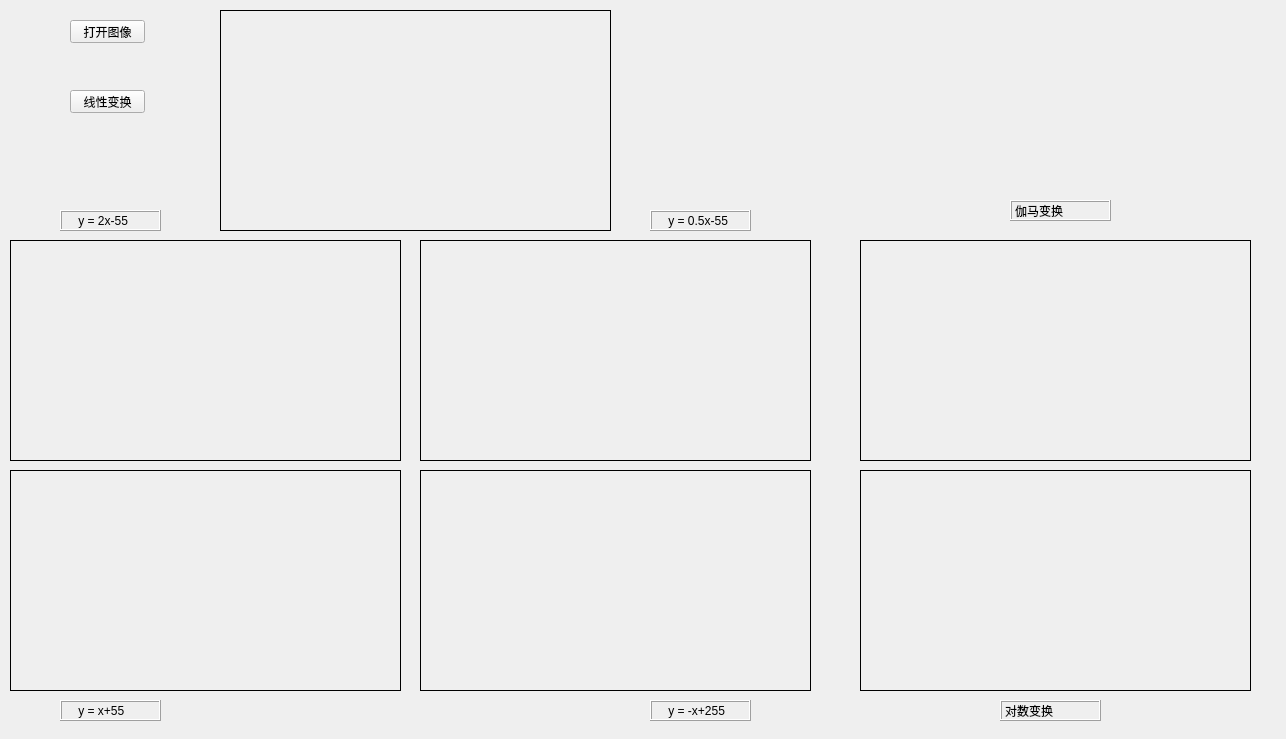
<?xml version="1.0" encoding="UTF-8"?>
<ui version="4.0">
 <class>lineTransWidget</class>
 <widget class="QWidget" name="lineTransWidget">
  <property name="geometry">
   <rect>
    <x>0</x>
    <y>0</y>
    <width>1286</width>
    <height>739</height>
   </rect>
  </property>
  <property name="windowTitle">
   <string>像素点线性和非线性变换</string>
  </property>
  <widget class="QPushButton" name="openImgBtn">
   <property name="geometry">
    <rect>
     <x>70</x>
     <y>20</y>
     <width>75</width>
     <height>23</height>
    </rect>
   </property>
   <property name="text">
    <string>打开图像</string>
   </property>
  </widget>
  <widget class="QLabel" name="src_label">
   <property name="geometry">
    <rect>
     <x>220</x>
     <y>10</y>
     <width>391</width>
     <height>221</height>
    </rect>
   </property>
   <property name="frameShape">
    <enum>QFrame::Panel</enum>
   </property>
   <property name="text">
    <string/>
   </property>
  </widget>
  <widget class="QLabel" name="tran_label1">
   <property name="geometry">
    <rect>
     <x>10</x>
     <y>240</y>
     <width>391</width>
     <height>221</height>
    </rect>
   </property>
   <property name="frameShape">
    <enum>QFrame::Panel</enum>
   </property>
   <property name="text">
    <string/>
   </property>
  </widget>
  <widget class="QLabel" name="tran_label2">
   <property name="geometry">
    <rect>
     <x>420</x>
     <y>240</y>
     <width>391</width>
     <height>221</height>
    </rect>
   </property>
   <property name="frameShape">
    <enum>QFrame::Panel</enum>
   </property>
   <property name="text">
    <string/>
   </property>
  </widget>
  <widget class="QLabel" name="tran_label3">
   <property name="geometry">
    <rect>
     <x>10</x>
     <y>470</y>
     <width>391</width>
     <height>221</height>
    </rect>
   </property>
   <property name="frameShape">
    <enum>QFrame::Panel</enum>
   </property>
   <property name="text">
    <string/>
   </property>
  </widget>
  <widget class="QLabel" name="tran_label4">
   <property name="geometry">
    <rect>
     <x>420</x>
     <y>470</y>
     <width>391</width>
     <height>221</height>
    </rect>
   </property>
   <property name="frameShape">
    <enum>QFrame::Panel</enum>
   </property>
   <property name="text">
    <string/>
   </property>
  </widget>
  <widget class="QLabel" name="formula_no1">
   <property name="geometry">
    <rect>
     <x>60</x>
     <y>210</y>
     <width>101</width>
     <height>21</height>
    </rect>
   </property>
   <property name="frameShape">
    <enum>QFrame::Box</enum>
   </property>
   <property name="frameShadow">
    <enum>QFrame::Raised</enum>
   </property>
   <property name="text">
    <string>    y = 2x-55</string>
   </property>
  </widget>
  <widget class="QLabel" name="formula_no2">
   <property name="geometry">
    <rect>
     <x>650</x>
     <y>210</y>
     <width>101</width>
     <height>21</height>
    </rect>
   </property>
   <property name="frameShape">
    <enum>QFrame::Box</enum>
   </property>
   <property name="frameShadow">
    <enum>QFrame::Raised</enum>
   </property>
   <property name="text">
    <string>    y = 0.5x-55</string>
   </property>
  </widget>
  <widget class="QLabel" name="formula_no3">
   <property name="geometry">
    <rect>
     <x>60</x>
     <y>700</y>
     <width>101</width>
     <height>21</height>
    </rect>
   </property>
   <property name="frameShape">
    <enum>QFrame::Box</enum>
   </property>
   <property name="frameShadow">
    <enum>QFrame::Raised</enum>
   </property>
   <property name="text">
    <string>    y = x+55</string>
   </property>
  </widget>
  <widget class="QLabel" name="formula_no4">
   <property name="geometry">
    <rect>
     <x>650</x>
     <y>700</y>
     <width>101</width>
     <height>21</height>
    </rect>
   </property>
   <property name="frameShape">
    <enum>QFrame::Box</enum>
   </property>
   <property name="frameShadow">
    <enum>QFrame::Raised</enum>
   </property>
   <property name="text">
    <string>    y = -x+255</string>
   </property>
  </widget>
  <widget class="QPushButton" name="lineTransBtn">
   <property name="geometry">
    <rect>
     <x>70</x>
     <y>90</y>
     <width>75</width>
     <height>23</height>
    </rect>
   </property>
   <property name="text">
    <string>线性变换</string>
   </property>
  </widget>
  <widget class="QLabel" name="tran_label5">
   <property name="geometry">
    <rect>
     <x>860</x>
     <y>240</y>
     <width>391</width>
     <height>221</height>
    </rect>
   </property>
   <property name="frameShape">
    <enum>QFrame::Panel</enum>
   </property>
   <property name="text">
    <string/>
   </property>
  </widget>
  <widget class="QLabel" name="tran_label6">
   <property name="geometry">
    <rect>
     <x>860</x>
     <y>470</y>
     <width>391</width>
     <height>221</height>
    </rect>
   </property>
   <property name="frameShape">
    <enum>QFrame::Panel</enum>
   </property>
   <property name="text">
    <string/>
   </property>
  </widget>
  <widget class="QLabel" name="formula_no5">
   <property name="geometry">
    <rect>
     <x>1010</x>
     <y>200</y>
     <width>101</width>
     <height>21</height>
    </rect>
   </property>
   <property name="frameShape">
    <enum>QFrame::Box</enum>
   </property>
   <property name="frameShadow">
    <enum>QFrame::Raised</enum>
   </property>
   <property name="text">
    <string>伽马变换</string>
   </property>
  </widget>
  <widget class="QLabel" name="formula_no6">
   <property name="geometry">
    <rect>
     <x>1000</x>
     <y>700</y>
     <width>101</width>
     <height>21</height>
    </rect>
   </property>
   <property name="frameShape">
    <enum>QFrame::Box</enum>
   </property>
   <property name="frameShadow">
    <enum>QFrame::Raised</enum>
   </property>
   <property name="text">
    <string>对数变换</string>
   </property>
  </widget>
 </widget>
 <layoutdefault spacing="6" margin="11"/>
 <resources/>
 <connections/>
</ui>
